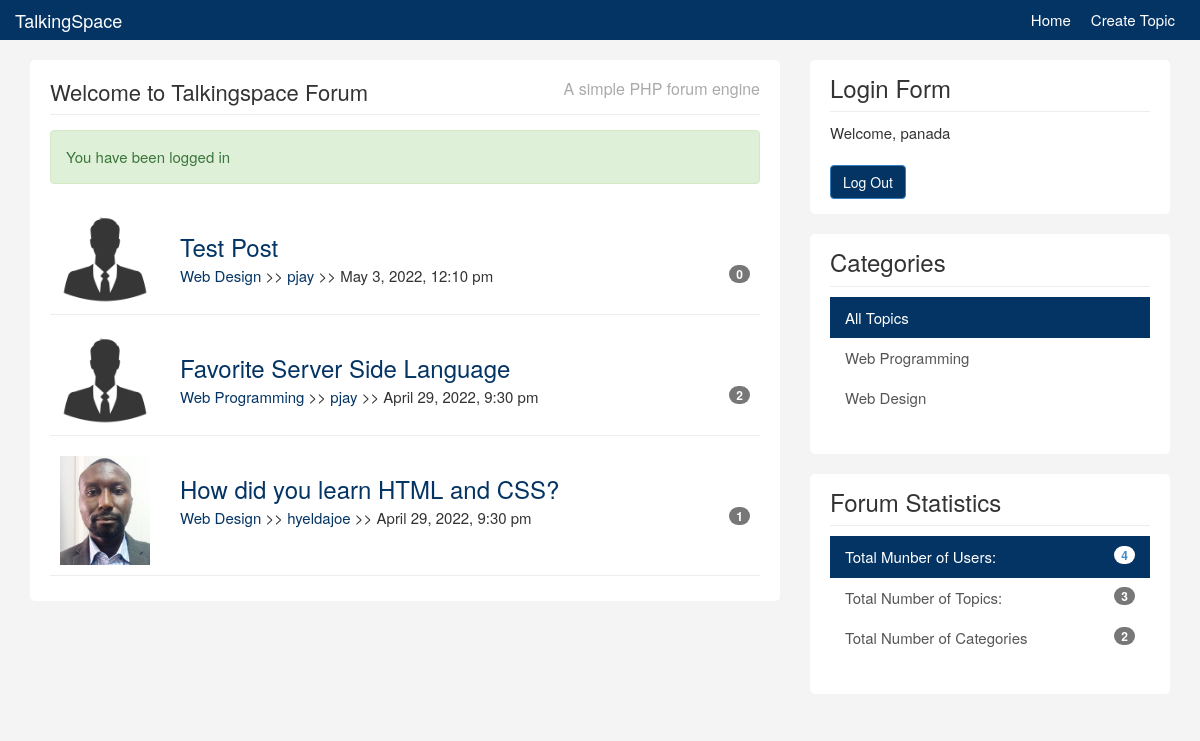
Page /topics.php (signed in) on the committed database.
### tables this page shows
CREATE TABLE IF NOT EXISTS `topics` (
  `id` int NOT NULL AUTO_INCREMENT,
  `category_id` int NOT NULL,
  `user_id` int NOT NULL,
  `title` varchar(255) NOT NULL,
  `body` text NOT NULL,
  `last_activity` datetime NOT NULL,
  `create_date` timestamp NOT NULL DEFAULT CURRENT_TIMESTAMP,
  PRIMARY KEY (`id`)
);

CREATE TABLE IF NOT EXISTS `users` (
  `id` int NOT NULL AUTO_INCREMENT,
  `name` varchar(100) NOT NULL,
  `email` varchar(100) NOT NULL,
  `avatar` varchar(100) NOT NULL,
  `username` varchar(10) NOT NULL,
  `password` varchar(64) NOT NULL,
  `about` text NOT NULL,
  `last_activity` datetime NOT NULL,
  `join_date` timestamp NOT NULL DEFAULT CURRENT_TIMESTAMP,
  PRIMARY KEY (`id`)
);

CREATE TABLE IF NOT EXISTS `categories` (
  `id` int NOT NULL AUTO_INCREMENT,
  `name` varchar(100) NOT NULL,
  `description` text NOT NULL,
  PRIMARY KEY (`id`)
);

### libraries/Template.php (called while the page is built, shortened)
<?php
class Template {
    protected $template;
    public function __construct($template)
    {
        $this->template = $template;
    }
    public function __toString(){
        include basename($this->template);
        return ob_get_clean();
    }
}
?>

### libraries/Database.php (called while the page is built, shortened)
<?php
class Database {
    private $host = DB_HOST;
    private $user = DB_USER;
    private $pass = DB_PASS;
    private $dbname = DB_NAME;
    private $dbh;
    private $stmt;
    public function __construct() {
        $dsn = 'mysql:host=' .$this->host . ';dbname='  . $this->dbname;
        $options = array (
            PDO::ATTR_PERSISTENT => true,
            PDO::ATTR_ERRMODE => PDO::ERRMODE_EXCEPTION
        );
        try{
            $this->dbh = new PDO ($dsn, $this->user, $this->pass, $options);
        }
        catch(PDOException $e){
            $this->error = $e->getMessage();
        }
    }
    public function query($query){
        $this->stmt = $this->dbh->prepare($query);
    }
    public function bind($param, $value, $type = null){
        if (is_null ( $type )) {
            switch(true){
                    default :
                    $type = PDO::PARAM_STR;
            }
        }
        $this->stmt->bindValue ($param, $value, $type);
    }
    public function execute(){
        return $this->stmt->execute();
    }
    public function resultset(){
        $this->execute();
        return $this->stmt->fetchAll (PDO::FETCH_OBJ);
    }
    public function rowCount(){
        return $this->stmt->rowCount();
    }
}
?>

### libraries/Topic.php (called while the page is built, shortened)
<?php
class Topic{
	private $db;
	 public function __construct(){
		$this->db = new Database;
	 }
	  public function getAllTopics(){
		$this->db->query("SELECT topics.*, users.username, users.avatar, categories.name FROM topics
							INNER JOIN users
							ON topics.user_id = users.id
							INNER JOIN categories
							ON topics.category_id = categories.id
							ORDER BY create_date DESC
							");
		$results = $this->db->resultset();
		return $results;
	  }
	public function getTotalTopics(){
		$this->db->query('SELECT * FROM topics');
		return $this->db->rowCount();
	}
	public function getTotalCategories(){
		$this->db->query('SELECT * FROM categories');
		return $this->db->rowCount();
	}
}

### helpers/format_helper.php (called while the page is built)
<?php
function formatDate($date){
    $date = date("F j, Y, g:i a", strtotime($date));
    return $date;
}
function urlFormat($str){
    $str = preg_replace('/\s*/', '', $str);
    $str = strtolower($str);
    return $str;
}
function is_active($category){
    if(isset($_GET['category'])){
        if($_GET['category'] == $category){
            return 'active';
        }else{
            return '';
        }
    }else {
        if($category == null){
            return 'active';
        }
    }
}
?>

### helpers/db_helper.php (called while the page is built, shortened)
<?php
function replyCount($topic_id){
$db = new Database;
$db->query('SELECT * FROM replies where topic_id = :topic_id');
$db->bind(':topic_id', $topic_id);
$rows = $db->resultset();
return $db->rowCount();
}
function getCategories(){
    $db = new Database;
    $db->query('SELECT * FROM categories');
    $results = $db->resultset();
    return $results;
}
?>

### libraries/User.php (called while the page is built, shortened)
<?php
class User{
	private $db;
	 public function __construct(){
		$this->db = new Database;
	 }
	public function getTotalUsers(){
		$this->db->query('SELECT * FROM users');
		$rows = $this->db->resultset();
		return $this->db->rowCount();
	}
}

### templates/topics.php (the view)
<?php include('includes/header.php'); ?>
<ul id="topics">
	<?php if($topics) : ?>
		<?php foreach($topics as $topic) : ?>
		<li class="topic">
			<div class="row">
				<div class="col-md-2">
					<img class="avatar pull-left" src="images/avatars/<?php echo $topic->avatar; ?>" />
				</div>
				<div class="col-md-10">
					<div class="topic-content pull-right">
						<h3><a href="topic.html"><?php echo $topic->title; ?></a></h3>
						<div class="topic-info">
							<a href="topics.php?category=<?php echo urlFormat($topic->category_id); ?>"><?php echo $topic->name; ?></a> >>
							<a href="topics.php?user=<?php echo urlFormat($topic->user_id); ?>"><?php echo $topic->username; ?></a> >>
							<?php echo formatDate($topic->create_date); ?>
							<span class="badge pull-right"><?php echo replyCount($topic->id); ?></span>
						</div>
					</div>
				</div>
			</div>
		</li>
		<?php endforeach ; ?>
						</ul>
	<?php else : ?>
		<p>No Topics To Display</p>
	<?php endif; ?>
<?php include('includes/footer.php'); ?>

### templates/includes/footer.php (shortened to what this page needs)
</div>
				</div>
			</div>
			<div class="col-md-4">
				<div class="sidebar">
					<div class="block">
						<h3>Login Form</h3>
						<?php if(isLoggedIn())  :  ?>
							<div class="userdate">
								Welcome, <?php echo getUser()['username'];  ?>
							</div>
							<br>
							<form role="form" method="post" action="logout.php">
								<input type="submit" name="do_logout" class="btn btn-primary" value="Log Out">
							</form>
					<?php endif; ?>
					</div>
					<div class="block">
					<h3>Categories</h3>
					<div class="list-group">
					<a href="topics.php" class="list-group-item <?php echo is_active(null); ?>">All Topics <span class="badge pull-right"></span></a>
					<?php foreach(getCategories() as $category) : ?>
						<a href="topics.php?category=<?php echo $category->id; ?>" class="list-group-item <?php echo is_active($category->id); ?>"><?php echo $category->name; ?> </a>
					<?php endforeach; ?>
					</div>
				</div>
				<div class="block">
					<h3>Forum Statistics</h3>
					<div class="list-group">
						<a href="#" class="list-group-item active">Total Munber of Users: <span class="badge pull-right"><?php echo $totalUsers; ?></span></a>
						<a href="#" class="list-group-item">Total Number of Topics: <span class="badge pull-right"><?php echo $totalTopics; ?></span></a>
						<a href="#" class="list-group-item">Total Number of Categories<span class="badge pull-right"><?php echo $totalCategories; ?></span></a>
					</div>
				</div>
				</div>
			</div>
		</div>
    </div>
  </body>
</html>

### templates/css/custom.css (style rules this page uses)
body { padding-top: 60px; background:#f4f4f4; font-size:15px; }
a { color:#043464; }
ul { padding:0; margin:0; list-style:none; }
h3 { margin-bottom:5px; }
.block { background:#fff; border-radius:5px; padding: 15px 20px; margin-bottom:20px; }
.sidebar .block h3 { margin:0 0 10px 0; padding-bottom:10px; border-bottom:#eee solid 1px; }
.topic { border-bottom:#eee solid 1px; margin-bottom:10px; padding:10px; }
.topic-content { width:100%; }
img.avatar { width:100%; }
a.list-group-item.active, a.list-group-item.active:hover, a.list-group-item.active:focus { background:#043464; border-radius:0; }
.list-group-item { border:0 }
.btn-primary { background:#043464; }

### rows in the picture
topics: user.avatar (picture), title "Test Post", category.name "Web Design", user.username "pjay", create_date "May 3, 2022, 12:10 pm", id "0"
topics: user.avatar (picture), title "Favorite Server Side Language", category.name "Web Programming", user.username "pjay", create_date "April 29, 2022, 9:30 pm", id "2"
topics: user.avatar (picture), title "How did you learn HTML and CSS?", category.name "Web Design", user.username "hyeldajoe", create_date "April 29, 2022, 9:30 pm", id "1"
users: username "panada"
categories: name "Web Programming"
categories: name "Web Design"

### other values in the picture
$title "Welcome to Talkingspace Forum"
$message "You have been logged in"
$totalUsers "4"
$totalTopics "3"
$totalCategories "2"
